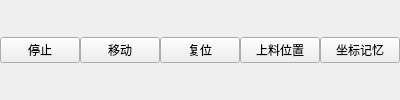
      <widget class="QWidget" name="normalPage" native="true">
       <property name="sizePolicy">
        <sizepolicy hsizetype="Preferred" vsizetype="Minimum">
         <horstretch>0</horstretch>
         <verstretch>0</verstretch>
        </sizepolicy>
       </property>
       <layout class="QHBoxLayout" name="horizontalLayout_4">
        <property name="spacing">
         <number>0</number>
        </property>
        <property name="leftMargin">
         <number>0</number>
        </property>
        <property name="topMargin">
         <number>0</number>
        </property>
        <property name="rightMargin">
         <number>0</number>
        </property>
        <property name="bottomMargin">
         <number>0</number>
        </property>
        <item>
         <widget class="QPushButton" name="stopAll">
          <property name="sizePolicy">
           <sizepolicy hsizetype="Minimum" vsizetype="Fixed">
            <horstretch>2</horstretch>
            <verstretch>0</verstretch>
           </sizepolicy>
          </property>
          <property name="focusPolicy">
           <enum>Qt::NoFocus</enum>
          </property>
          <property name="text">
           <string>停止</string>
          </property>
          <property name="icon">
           <iconset resource="../../resources/icons/Fatcow.qrc">
            <normaloff>:/fatcow/16x16/stop.png</normaloff>:/fatcow/16x16/stop.png</iconset>
          </property>
         </widget>
        </item>
        <item>
         <widget class="QPushButton" name="SafeGo">
          <property name="sizePolicy">
           <sizepolicy hsizetype="Minimum" vsizetype="Fixed">
            <horstretch>2</horstretch>
            <verstretch>0</verstretch>
           </sizepolicy>
          </property>
          <property name="focusPolicy">
           <enum>Qt::NoFocus</enum>
          </property>
          <property name="text">
           <string>移动</string>
          </property>
          <property name="icon">
           <iconset resource="../../resources/icons/Fatcow.qrc">
            <normaloff>:/fatcow/16x16/walk.png</normaloff>:/fatcow/16x16/walk.png</iconset>
          </property>
         </widget>
        </item>
        <item>
         <widget class="QPushButton" name="homeAll">
          <property name="sizePolicy">
           <sizepolicy hsizetype="Maximum" vsizetype="Fixed">
            <horstretch>2</horstretch>
            <verstretch>0</verstretch>
           </sizepolicy>
          </property>
          <property name="focusPolicy">
           <enum>Qt::NoFocus</enum>
          </property>
          <property name="text">
           <string>复位</string>
          </property>
         </widget>
        </item>
        <item>
         <widget class="QPushButton" name="load">
          <property name="text">
           <string>上料位置</string>
          </property>
         </widget>
        </item>
        <item>
         <widget class="QPushButton" name="globalPositions">
          <property name="focusPolicy">
           <enum>Qt::NoFocus</enum>
          </property>
          <property name="text">
           <string>坐标记忆</string>
          </property>
         </widget>
        </item>
       </layout>
      </widget>
